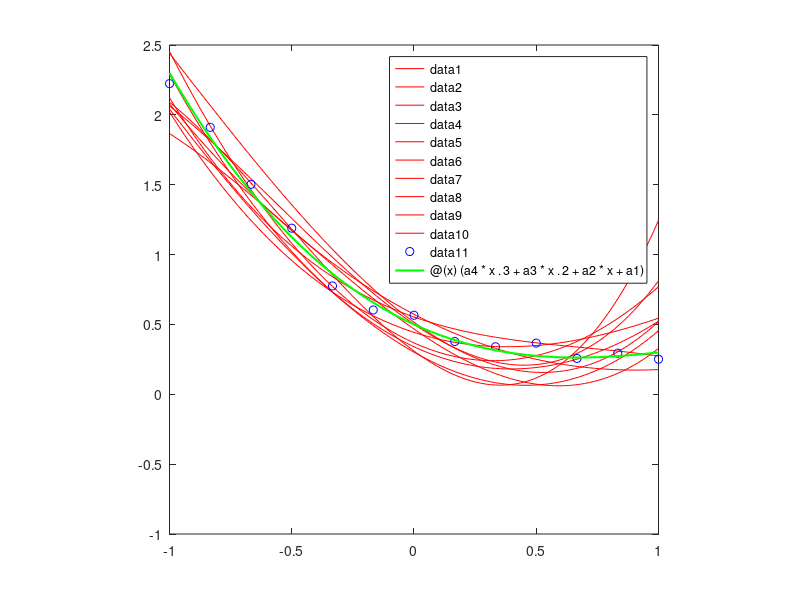

Here is the MATLAB script that generated this plot:
close all; clear;
N = 4; % number of components
ns = 25; % number of samples
nf = 10; % number of sampled features
alpha = 0.01; beta = 20;

x = linspace(-1+eps,1-eps,ns)';
a1 = 0.5; a2 = -0.8; a3 = 0.8; a4 = -0.2;
y = @(x) (a4*x.^3+a3*x.^2+a2*x+a1);
mu = 0;    
e = normrnd(mu,1/beta,size(x));
t = y(x) + e;

% Initial iteration: N = 0
MuN = zeros([N,1]);
Sigma0 = (1/alpha)*eye(N); Sigma0i = inv(Sigma0);
SigmaNi = Sigma0i;

% Kernel function
phi = @(x,i) x^(i-1);

xx = linspace(-1,1,100);
k = 2;

for n = 1:k:ns
    w = mvnrnd(MuN',inv(SigmaNi),nf); pause(0.1);
    
    yt = w(:,4)*xx.^3 +  w(:,3)*xx.^2 + w(:,2)*xx + w(:,1);

    plot(xx,yt,'r'); hold on; plot(x(1:k:n),t(1:k:n),'bo'); hold on;
    fplot(y,[xx(1) xx(end)],'g','LineWidth',1.5); axis square;
    xlim([-1,1]); ylim([-1,2.5]);
    hold off;
    
    P = 1:N; P = arrayfun(@(i) phi(x(n),i),P);
    
    SigmaNiPrior = SigmaNi;
    SigmaNi = SigmaNiPrior + beta*(P'*P);
    MuN = SigmaNi\(SigmaNiPrior*MuN + beta*P'*t(n));
end